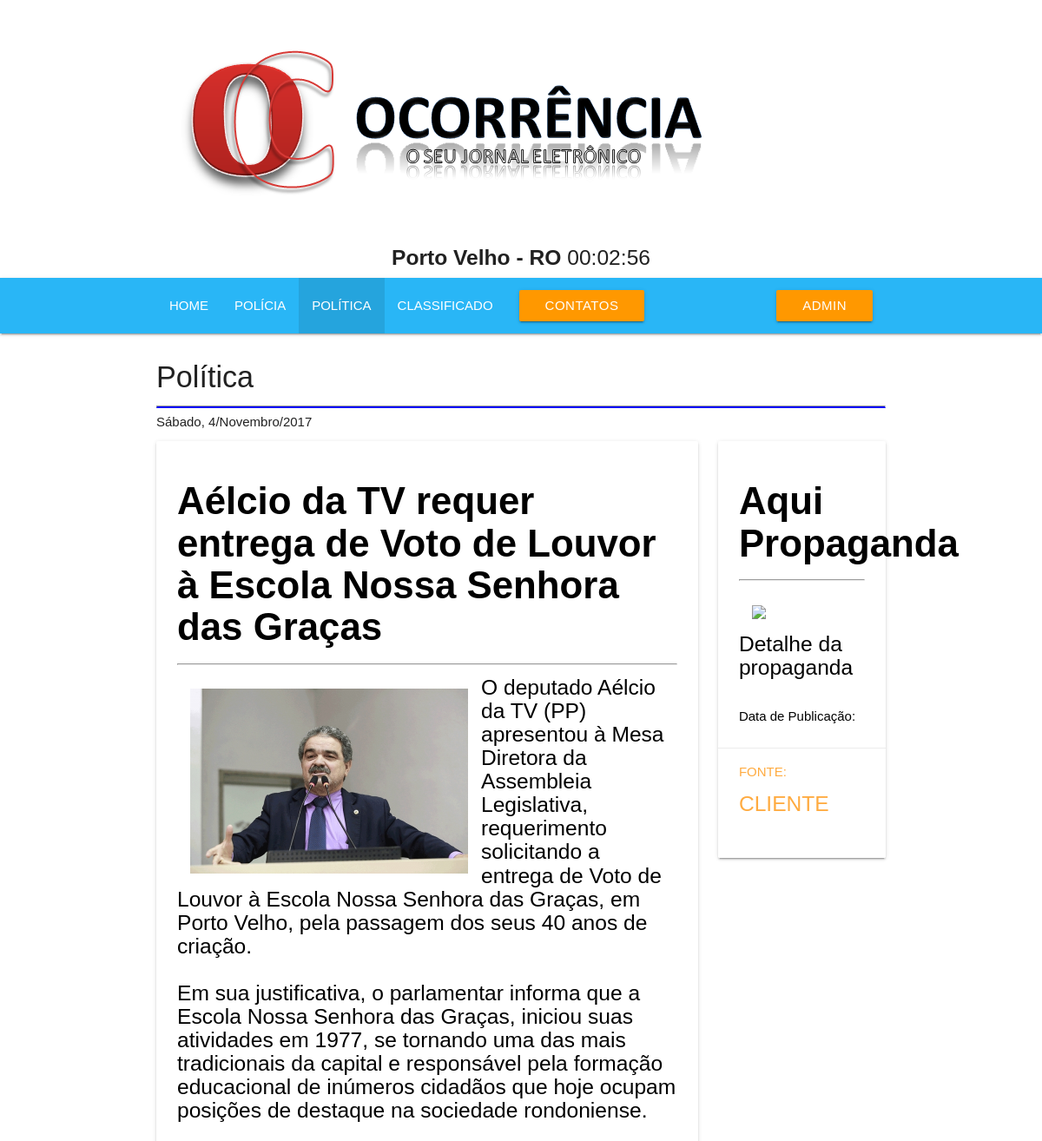
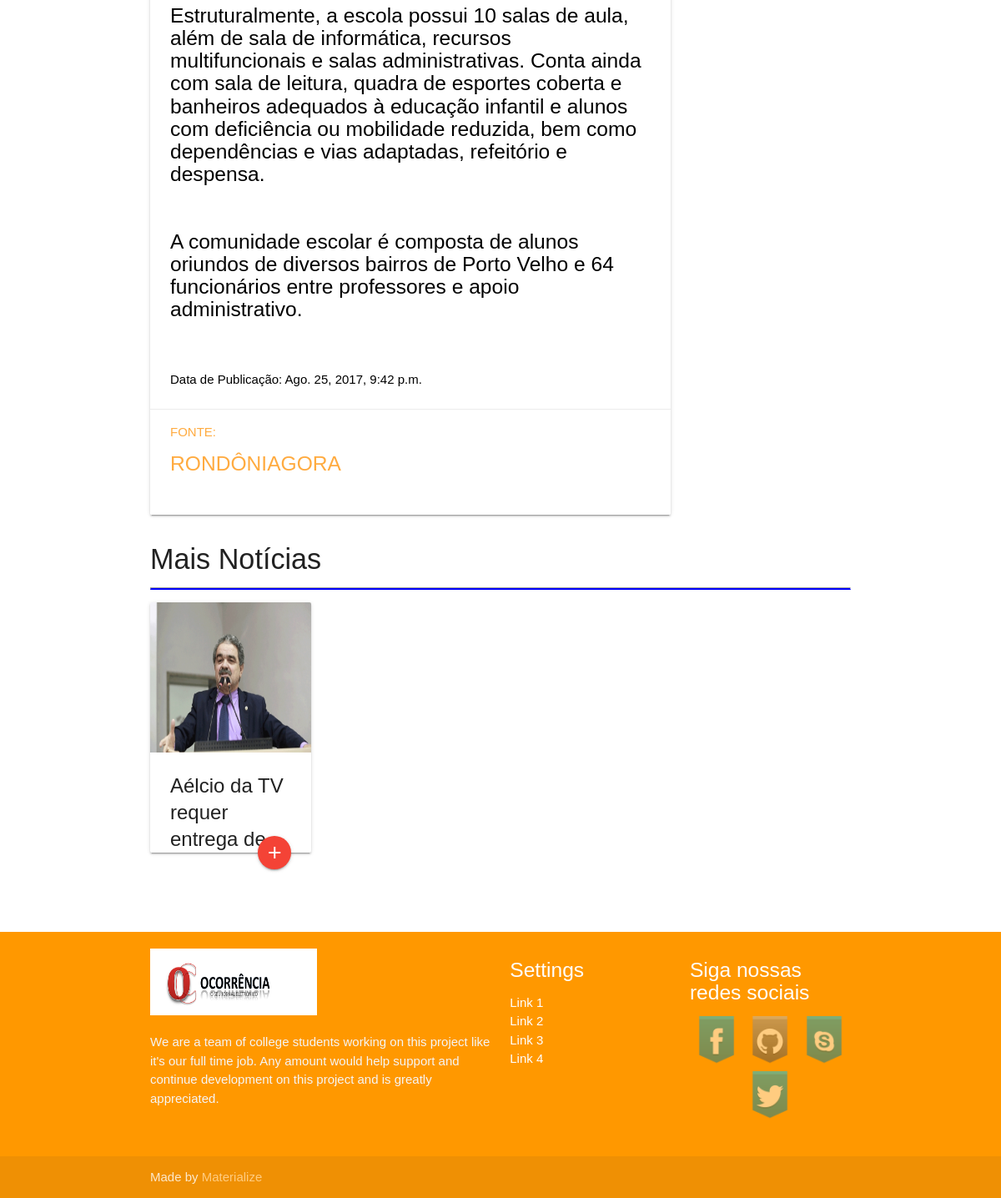
Screenshot of /politica_detalhes/1/ with the database file from the repository (2 pictures, top to bottom).
### coreocorrencia/models.py (models this page shows, shortened)
class Poster_polit(models.Model):
    autor = models.ForeignKey('auth.User')
    titulo = models.CharField(max_length=200)
    fonte = models.CharField(max_length=200)
    imagen = models.ImageField(storage=fs)
    texto = RichTextField()
    data_criacao = models.DateTimeField('Data de Criação', default=timezone.now)
    data_publicacao = models.DateTimeField('Data de Publicação', blank=True, null=True)
    class Meta:
        ordering= ('-data_publicacao',)

### coreocorrencia/views.py (the view)
# urls.py: url(r'^politica_detalhes/(?P<id_poster>\d+)/$',views.politica_detalhes),
def politica_detalhes(request, id_poster):
    poster= Poster_polit.objects.all()[:10]#limita a quantidade de informação do banco
    politicas_detalhes = get_object_or_404(Poster_polit, pk=id_poster)
    return render (request, 'politica_poster_detalhes.html', {
        'politicas_detalhes':politicas_detalhes,
        'poster': poster
        })

### coreocorrencia/templates/politica_poster_detalhes.html (shortened to what this page needs)
{% extends "base/base.html" %}
{% block menu %}
{% include 'base/nav_menu_politica.html' %}
{% endblock %}
{% block conteudo %}
{% load staticfiles %}
  <div class="container">
    <div class="section">
        <div class="col s12 m12">
          <h4>Política</h4><hr style="border-bottom:2px solid blue">
          {% include 'include/data.html' %}
        </div>
        <div class="row">
            <div class="col s12 m9">
              <div class="card ">
                <div class="card-content black-text" >
                  <span class="card-title" ><h3 ><b >{{ politicas_detalhes.titulo }}</b></h3><hr></span>
                  <div >
                       <img class="materialboxed" width="350" src="{{ politicas_detalhes.imagen.url }}" style="float: left; padding: 15px">
                    <p><h5>{{ politicas_detalhes.texto|safe}}</h5></p><br>
                  </div>
                  <p>Data de Publicação: {{ politicas_detalhes.data_publicacao}}</p>
                </div>
                <div class="card-action">
                  <a href="http://www.rondoniagora.com/policia/dupla-tenta-assaltar-mercado-e-e-flagrada-por-guarnicao-da-pm">Fonte: <h5>{{ politicas_detalhes.fonte }}</h5></a>
                </div>
              </div>
            </div>
            <div class="col s12 m3">
              <div class="card ">
                <div class="card-content black-text" >
                  <span class="card-title" ><h3 ><b >Aqui Propaganda</b></h3><hr></span>
                  <div >
                      <img class="materialboxed" width="350" src="#" style="float: left; padding: 15px">
                  <p><h5>Detalhe da propaganda</h5></p><br>
                  </div>
                  <p>Data de Publicação:</p>
                </div>
                <div class="card-action">
                  <a href="#">Fonte: <h5>cliente</h5></a>
                </div>
              </div>
            </div>
        </div>
      <div class="col s12 m12">
          <h4>Mais Notícias</h4><hr style="border-bottom:2px solid blue">
      </div>
      <div class="row">
          {% for poster in poster %}
            <div class="col s12 m3">
              <div class="card small">
                <div class="card-image">
                    <img src="{{ poster.imagen.url }}" width="80" height="190">
                </div>
                <div class="card-content">
                        <a href="/politica_detalhes/{{poster.id}}" class="btn-floating halfway-fab waves-effect waves-light red"><i class="material-icons">add</i></a>
                        <span class="card-title">{{ poster.titulo}}</span>
                </div>
              </div>
            </div>
          {% endfor %}
      </div>
    </div>
    <br><br>
  </div>
{% endblock %}

### rows the page displays
Poster_polit: titulo "Aélcio da TV requer entrega de Voto de Louvor à Escola Nossa Senhora das Graças", imagen (picture), texto "O deputado Aélcio da TV (PP) apresentou à Mesa Diretora da Assembleia Legislativa, requerimento solicitando a entrega de Voto de Louvor à Escola Nossa Senhora das Graças, em Porto Velho, pela passagem dos seus 40 anos de criação. Em sua justificativa, o parlamentar informa que a Escola Nossa Senhora das Graças, iniciou suas atividades em 1977, se tornando uma das mais tradicionais da capital e responsável pela formação educacional de inúmeros cidadãos que hoje ocupam posições de destaque na sociedade rondoniense. Estruturalmente, a escola possui 10 salas de aula, além de sala de informática, recursos multifuncionais e salas administrativas. Conta ainda com sala de leitura, quadra de…", data_publicacao "Ago. 25, 2017, 9:42 p.m.", fonte "RONDÔNIAGORA", titulo "Aélcio da TV requer entrega de…"
